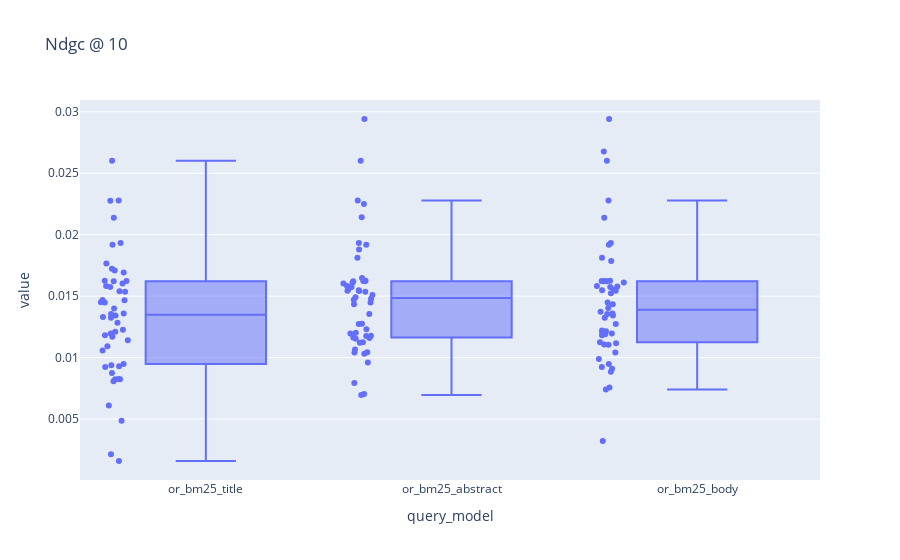

This figure's notebook cell:
### Code cell
import plotly.express as px


fig = px.box(
    metric_values[metric_values.metric == "recall_20"],
    x="query_model",
    y="value",
    title="Ndgc @ 10",
    points="all"
)
fig.show()

### Figure 1 — Plotly figure (JSON) as saved in the notebook; plotly's stock layout.template omitted (floating-point values rounded to 4 significant figures; data arrays with more than 128 entries replaced by an {"elided": "..."} marker saying what was removed)
{"data": [{"alignmentgroup": "True", "boxpoints": "all", "hovertemplate": "query_model=%{x}<br>value=%{y}<extra></extra>", "legendgroup": "", "marker": {"color": "#636efa"}, "name": "", "notched": false, "offsetgroup": "", "orientation": "v", "showlegend": false, "type": "box", "x": {"elided": "150 str values"}, "x0": " ", "xaxis": "x", "y": {"elided": "150 float values"}, "y0": " ", "yaxis": "y"}], "layout": {"boxmode": "group", "legend": {"tracegroupgap": 0}, "title": {"text": "Ndgc @ 10"}, "xaxis": {"anchor": "y", "domain": [0, 1], "title": {"text": "query_model"}}, "yaxis": {"anchor": "x", "domain": [0, 1], "title": {"text": "value"}}}}
